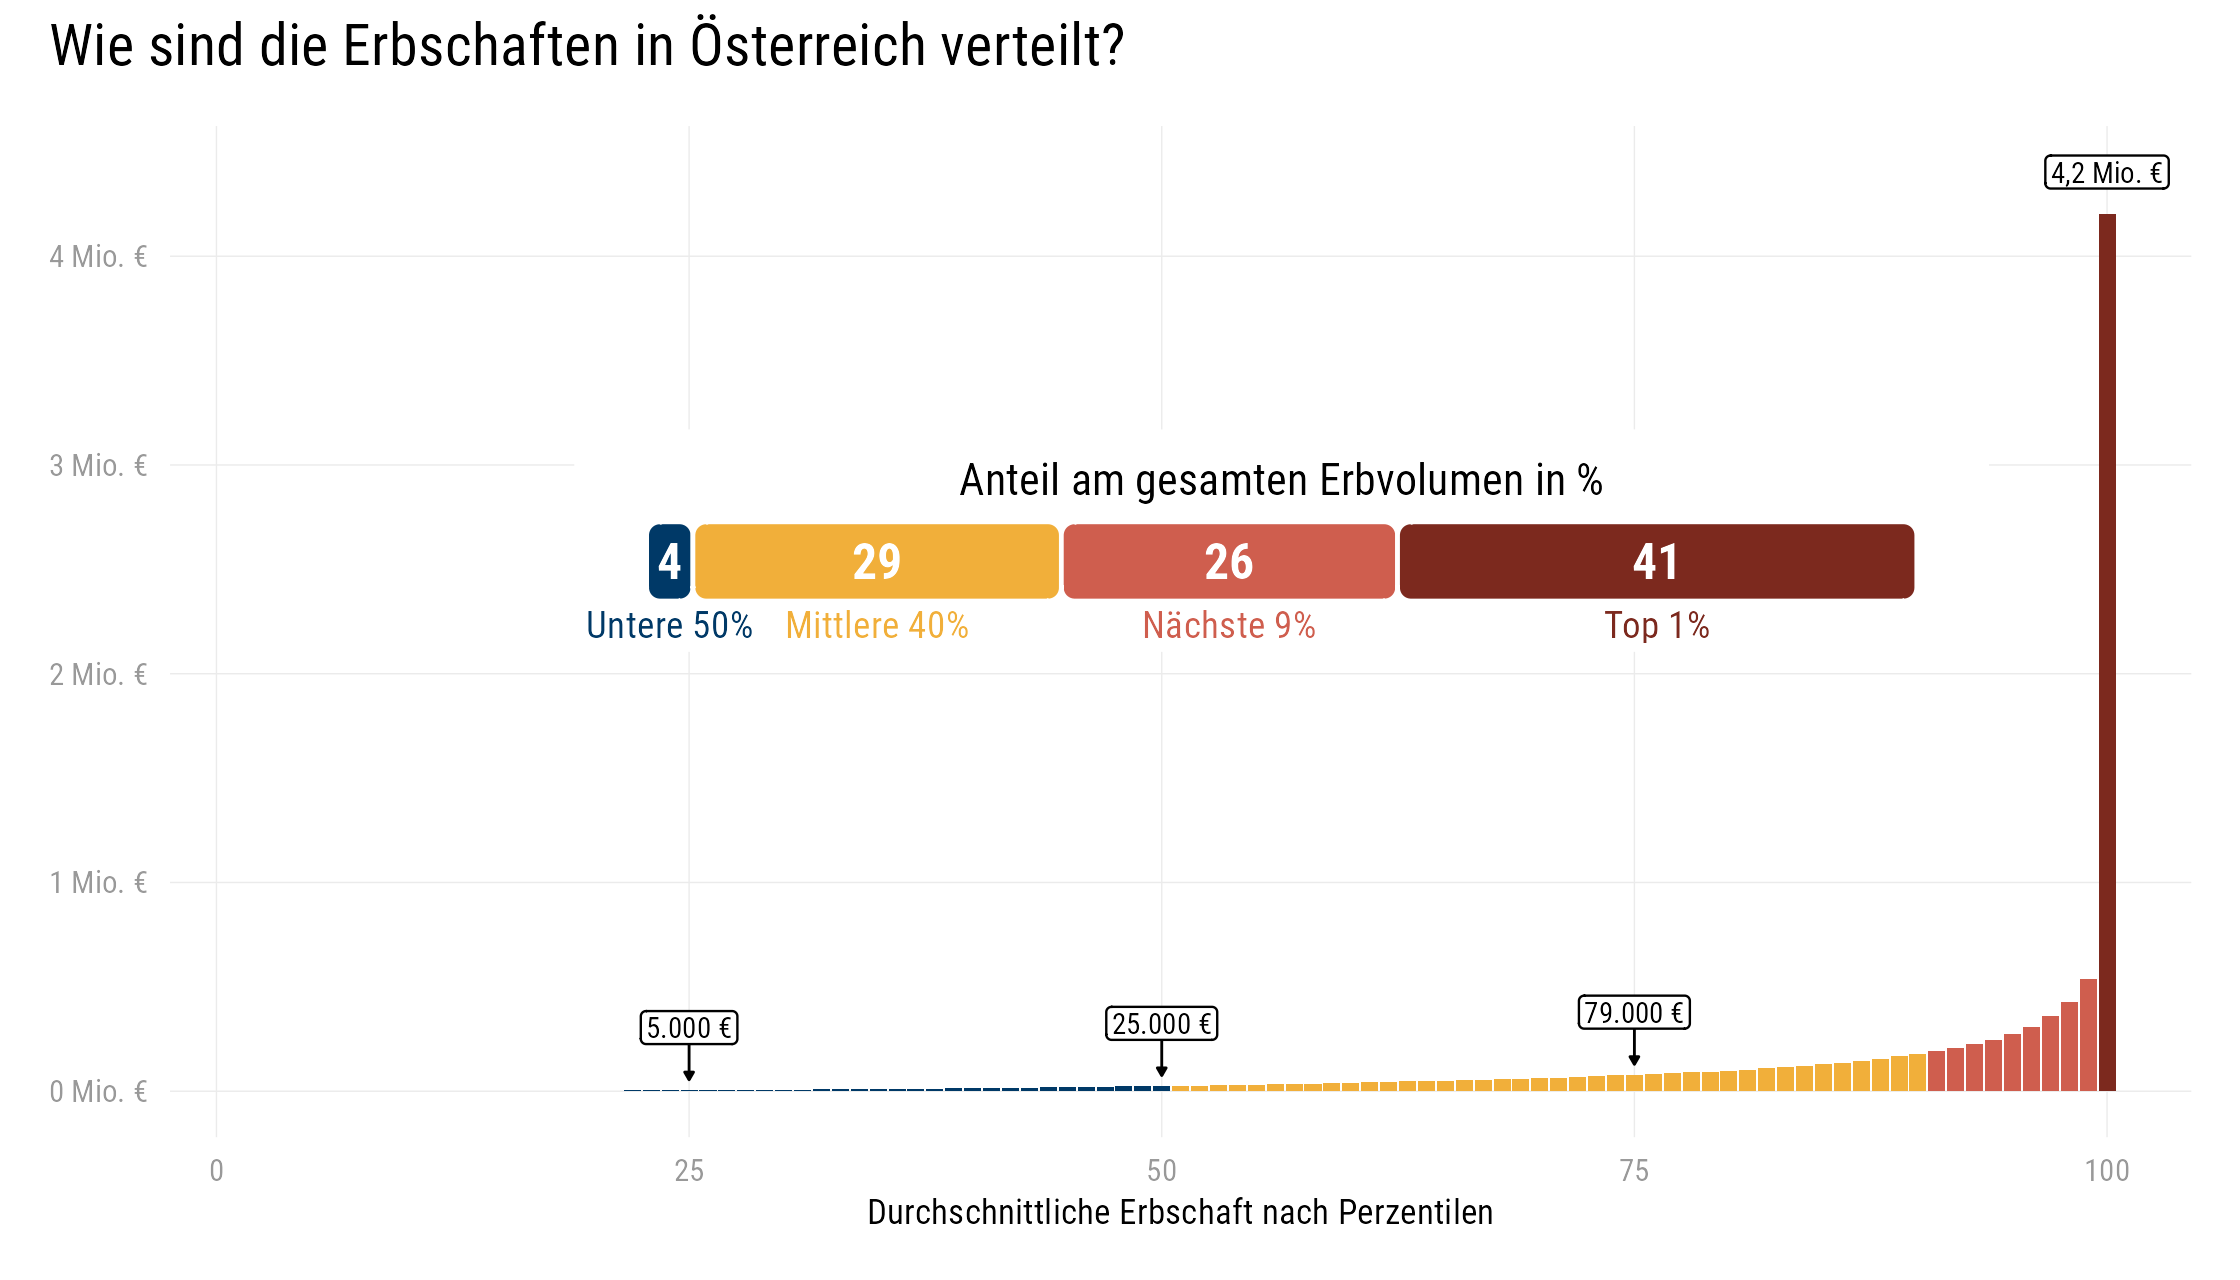

Write the R code that produced this figure.
library(tidyverse)
library(readxl)
library(ggtext)
library(geomtextpath)
library(patchwork)
library(ggchicklet)


load("24_05_Erbschaften.RData")

pens <-
erbdist |> ggplot(aes(x = Perzentil, y = `Durchschnittliche Erbschaft`)) +
  geom_bar(stat = "identity",
           aes(fill = case_when(Perzentil == 100 ~ "#7c291e", 
                                Perzentil %in% 91:99 ~ "#cf5e4e",
                                Perzentil %in% 51:90 ~ "#f1af3a",
                                TRUE ~ "#003967"))) +
  geom_segment(aes(y = 3e5, yend = `Durchschnittliche Erbschaft`+ 0.5e5,
                   xend = Perzentil), 
               linewidth = 0.3, arrow = arrow(length = unit(2, "pt"), type = "closed"),
               data = ~. |> filter(Perzentil %in% c(25, 50, 75))) +
  geom_label(aes(label = scales::number(after_stat(y), accuracy = 1000, 
                                        big.mark = ".", decimal.mark = ",", suffix=" €")),
             data = ~. |> filter(Perzentil %in% c(25, 50, 75)), 
             size = 2.3, family = "Roboto Condensed",
             label.padding = unit(0.15, "lines"), nudge_y = 3e5) +
  geom_label(aes(label = scales::number(after_stat(y)/1e6, suffix = " Mio. €",
                                        decimal.mark = ",", accuracy = 0.1)),
             data = ~. |> filter(Perzentil == 100), 
             size = 2.3, family = "Roboto Condensed",
             label.padding = unit(0.15, "lines"), nudge_y = 0.2e6) +
  scale_color_manual(values = c("#003967", "#f1af3a", "#cf5e4e", "#7c291e")) + 
  scale_y_continuous(labels = scales::number_format(scale = 1/1e6,suffix = " Mio. €")) +
  scale_x_continuous(expand = c(0.04,0.05)) +
  scale_fill_identity() +
  labs(x = "Perzentile der Erbschaftsverteilung", y = NULL) +
  theme_minimal(base_family = "Roboto Condensed") +
  theme(legend.position = "none", 
        panel.grid.minor = element_blank(),
        panel.grid.major = element_line(linewidth = 0.15),
        axis.text = element_text(size = 7, color = "gray60"),
        axis.title = element_text(size = 8))


anteile <- 
  erbdist |> mutate(Gruppe = cut(Perzentil, breaks = c(0,50,90,99,100), 
                               labels = c("Untere 50%", "Mittlere 40%", 
                                          "Nächste 9%", "Top 1%"))) |> 
  summarise(groupsum = sum(Erbschaftsvolumen), .by = Gruppe) |> 
  reframe(Gruppe, Anteil = groupsum/sum(groupsum)*100)

chicklet <- 
anteile |> mutate(Gruppe = fct_rev(Gruppe)) |> 
  ggplot(aes(x = 1, y = Anteil, fill = Gruppe)) +
  geom_chicklet(position = "stack", width = 1) +
  geom_text(aes(label = round(Anteil,0)), 
            family = "Roboto Condensed", color = "white", fontface = "bold",
            size = 4, position = position_stack(vjust = 0.5)) +
  geom_text(aes(x = 0.2, label = Gruppe, color = Gruppe),
                position = position_stack(vjust = 0.5),
                family = "Roboto Condensed", size = 3) +
  scale_fill_manual(values = c("#7c291e", "#cf5e4e", "#f1af3a", "#003967")) + 
  scale_color_manual(values = c("#7c291e", "#cf5e4e", "#f1af3a", "#003967")) +
  scale_x_continuous(expand = c(0.1, 0.1)) +
  coord_flip() + 
  labs(title = "Anteil am gesamten Erbvolumen in %") +
  theme_void(base_family = "Roboto Condensed") +
  theme(legend.position = "none",
        plot.title.position = "plot",
        plot.title = element_text(hjust = 0.5, size = 10),
        plot.margin = margin(2, 2, 2, 2, unit = "pt"),
        plot.background = element_rect(fill = "white", color = "gray30", 
                                       linewidth = 0))

pens + inset_element(chicklet, 
                     left = 0.2, bottom = 0.48, right = 0.9, top = 0.7, on_top = T) +
  plot_annotation(title = "Wie sind die Erbschaften in Österreich verteilt?") &
  theme(plot.title = element_text(family = "Roboto Condensed"))

ggsave("24_05_Erbschaften.png", width = 7, height = 4, dpi = 320, bg = "white")
